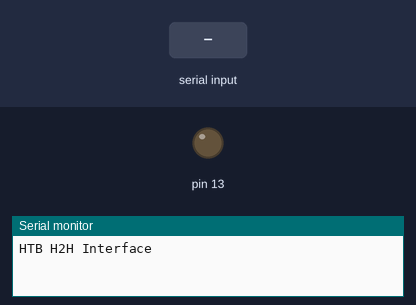
A sketch run on a simulated Arduino Uno, built with avr-gcc and run on an emulated ATmega328P. On the bench: output pins drawn as LEDs (lit = HIGH), the last lines printed to the serial monitor. The inputs (shaded band) are chosen by the test bench.

Above: at 1.2 s.
1.3 s: "1\n" received over Serial
At 2.6 s:
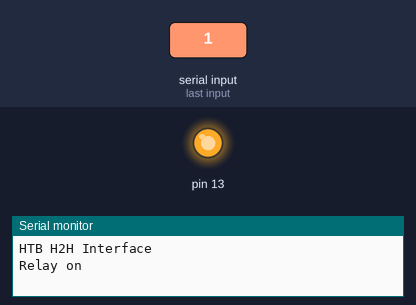
5.8 s: "0\n" received over Serial
At 7.2 s:
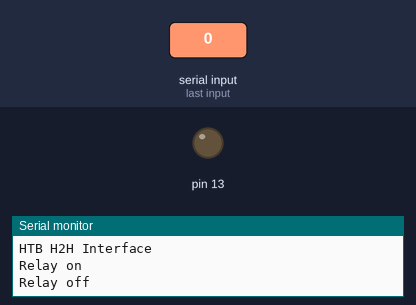
Timing chart, 0 to 8.3 s (numbered marks = the images above; inputs shaded):
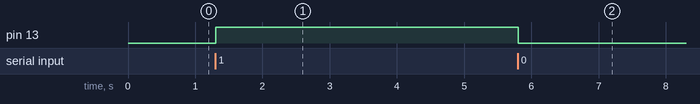

The sketch:

Relay-Control.ino
```cpp
// Relay switch
boolean relayState = false;

// Serial interface
String buffer;

// the setup function runs once when you press reset or power the board
void setup() {
// initialize digital pin 13 as an output.
pinMode(13, OUTPUT);

// Serial connection
Serial.begin(9600);

// Print message
Serial.println("HTB H2H Interface");
}

// the loop function runs over and over again forever
void loop() {

if(relayState) {

digitalWrite(13, HIGH);   // turn the LED on (HIGH is the voltage level)
//delay(300);              // wait for a second
//digitalWrite(13, LOW);    // turn the LED off by making the voltage LOW
//delay(300);              // wait for a second

}
else {
digitalWrite(13, LOW);
}

// Serial Commands
while (Serial.available()>0) {
char c = (char)Serial.read();
if (c == '\n') {
if(buffer.startsWith("id")) {
Serial.print("id:H2H"); // device identifier
} else if (buffer.startsWith("1")) {
relayState = true;

// Report through serial
Serial.println(F("Relay on "));
} else if (buffer.startsWith("0")) {
relayState = false;

// Report through serial
Serial.println(F("Relay off "));
}
else {
Serial.println(F("Unknown cmd."));
}
buffer="";
} else buffer+=c;
}
}
```

Measured:
- after the input at 1.3 s, pin 13: LOW → HIGH at once
- after the input at 5.8 s, pin 13: HIGH → LOW at once
